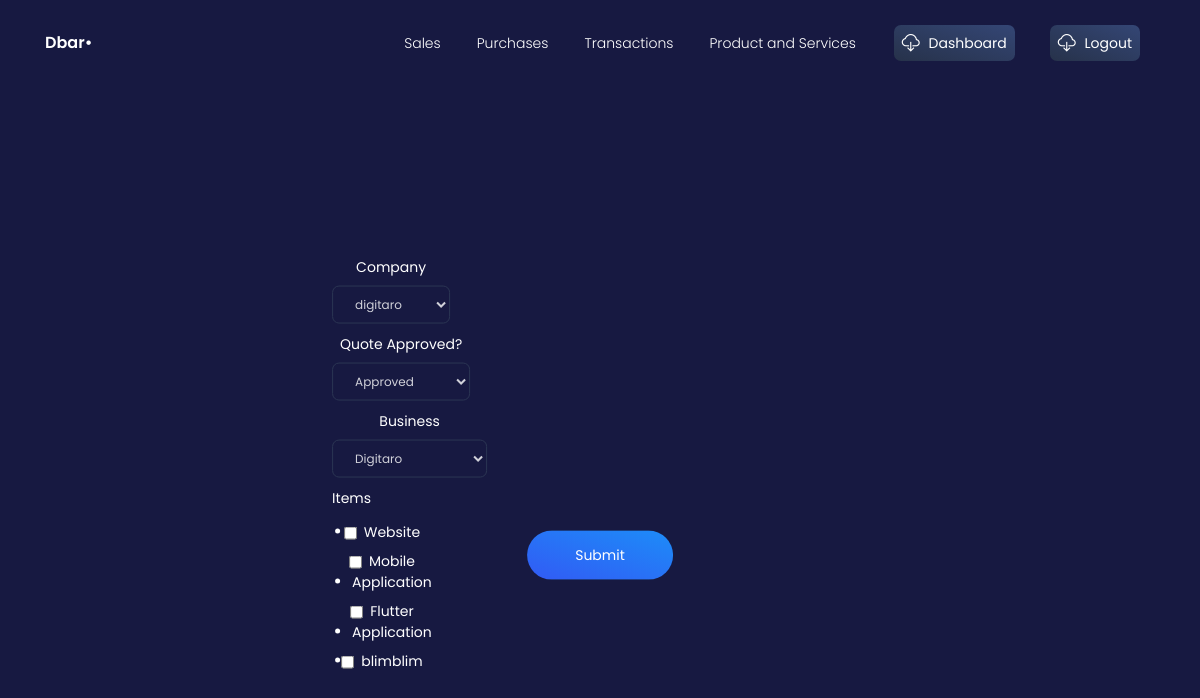
The app's page /update_sales/?id=4 (signed in), older data.
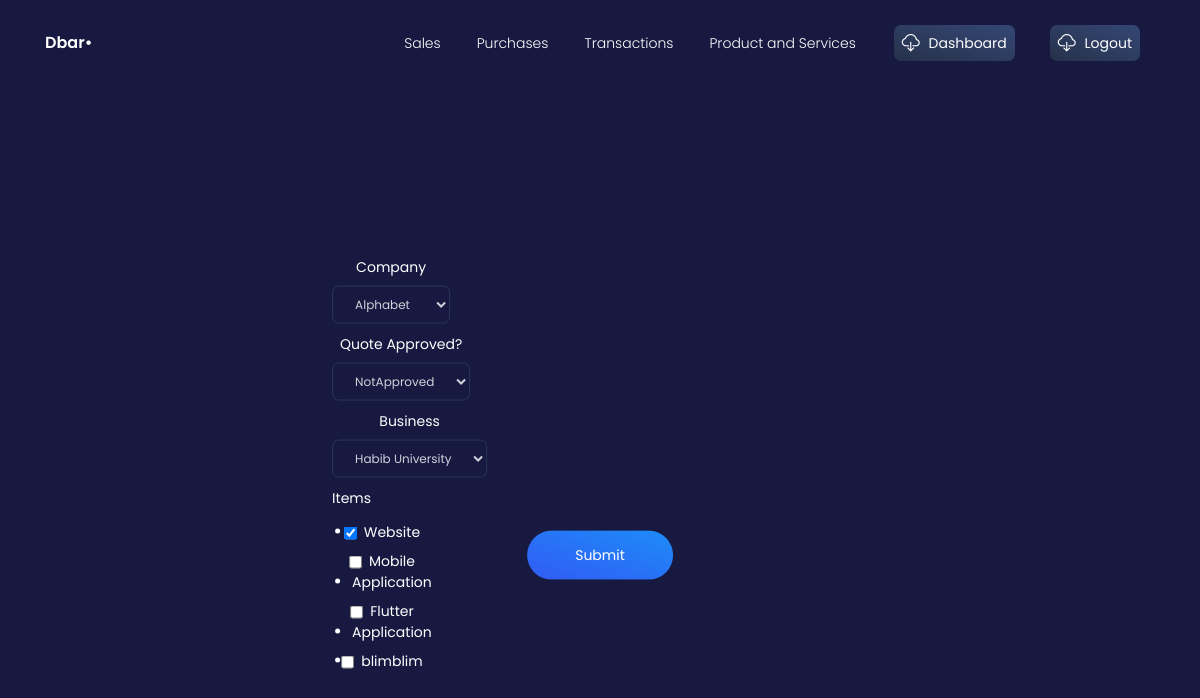
The same page, newer data.
### crm/models.py (models this page shows, shortened)
class Company(models.Model):
    companyID = models.AutoField(primary_key=True)
    companyName = models.CharField(max_length=64)
    companyEmail = models.EmailField(max_length=254)
    companyPhoneNumber = models.IntegerField()
    is_client = models.BooleanField(default=True)
    def __str__(self):
        return self.companyName

class Sales(models.Model):
    salesID = models.AutoField(primary_key=True)
    companyID = models.ForeignKey(Company, on_delete=models.CASCADE)
    businessID = models.ForeignKey(Business, on_delete=models.CASCADE)
    items = models.ManyToManyField(ProductsAndServices)
    STAT = (
        ('A', 'Approved'),
        ('NA', 'NotApproved')
    )
    status = models.CharField(max_length=2, choices=STAT)

class Business(models.Model):
    businessID = models.AutoField(primary_key=True)
    businessName = models.CharField(max_length=64)
    ORGANISATION_TYPE = (
        ('SP', 'SoleProprietor'),
        ('P', 'Partnership'),
        ('PL', 'PrivateLimited'),
        ('PBL', 'PublicLimited')
    )
    organisationType = models.CharField(
        max_length=3, choices=ORGANISATION_TYPE)
    businessType = models.CharField(max_length=64)
    CUREN = (
        ('PKR', 'Pakistani Ruppee'),
        ('USD', 'United States Dollar'),
        ('EUR', 'Euro'),
        ('AED', 'Dirham'),
        ('CAD', 'Canadian Dollar'),
        ('AUD', 'Australian Dollar')
    )
    currency = models.CharField(max_length=3, choices=CUREN)
    def __str__(self):
        return self.businessName

### crm/views.py (the view)
# urls.py: path('update_sales/', views.update_invoices, name='update_invoices' ),
@login_required
def update_invoices(request):
    context = {}
    id = request.GET.get('id','')
    obj = get_object_or_404(Sales, salesID=id)
    form = InvoiceForm(request.POST or None, instance=obj)
    if form.is_valid():
        form.save()
        return redirect("/update_sales/?id="+id)
    context["form"] = form
    return render(request, "update_invoices.html", context)

### crmapp/forms.py
class InvoiceForm(forms.ModelForm):  # add fields
    items = forms.ModelMultipleChoiceField(
        queryset = ProductsAndServices.objects.all(),
        widget = forms.CheckboxSelectMultiple
    )
    class Meta():
        model = Sales
        fields = ('salesID', 'companyID', 'businessID', 'items', 'status')

### crm/models.py (called while the page is built)
    def __str__(self):
        return self.psName

### templates/update_invoices.html (shortened to what this page needs)
{% load static %}
{% load static %}
{% load widget_tweaks %}
<!DOCTYPE html>
<html lang="en">
<head>
  <link href="https://use.fontawesome.com/releases/v5.0.6/css/all.css" rel="stylesheet">
    <link rel="stylesheet" href="https://maxcdn.bootstrapcdn.com/bootstrap/4.5.2/css/bootstrap.min.css">
  <link href="{% static './css/nucleo-icons.css' %}" rel="stylesheet" />
  <link href="{% static './css/blk-design-system.css' %}" rel="stylesheet" />
  <link href="{% static './demo/demo.css' %}" rel="stylesheet" />
</head>
<body class="login-page">
  <nav class="navbar navbar-expand-lg fixed-top navbar-transparent " color-on-scroll="100">
    <div class="container">
      <div class="navbar-translate">
        <a class="navbar-brand" href="#" target="">
          <span>Dbar•</span>
        </a>
      </div>
      <div class="collapse navbar-collapse justify-content-end" id="navigation">
        <ul class="navbar-nav">
        <li class="nav-item">
            <a class="nav-link" href="{% url 'invoices' %}">Sales</a>
          </li>
          <li class="nav-item">
            <a class="nav-link" href="{% url 'purchases' %}">Purchases</a>
          </li>
          <li class="nav-item">
            <a class="nav-link" href="{% url 'transaction' %}">Transactions</a>
          </li>
          <li class="nav-item">
            <a class="nav-link" href="{% url 'productandservice' %}">Product and Services</a>
          </li>
          <li class="nav-item">
            <a class="nav-link btn btn-default d-none d-lg-block" href="{% url 'dashboard' %}">
              <i class="tim-icons icon-cloud-download-93"></i> Dashboard
            </a>
          </li>
          <li class="nav-item">
            <a class="nav-link btn btn-default d-none d-lg-block" href="{% url 'logout' %}">
              <i class="tim-icons icon-cloud-download-93"></i> Logout
            </a>
          </li>
        </ul>
      </div>
    </div>
  </nav>
<div class="wrapper">
    <div class="page-header header-filter">
      <br /><br /><br /><br /><br /><br /><br /><br /><br /><br /><br /><br /><br /><br /><br /><br /><br /><br /><br /><br />
    <div class="wrapper">
      <div class="container">
        <div class="content-center brand">
          <form class="form" method="POST" novalidate>
            <div class="row">
              <div class="form-group">
                <label for="{{ form.companyID.id_for_label }}">Company</label>
                {% render_field form.companyID class="form-control" %}
              </div>
            </div>
            <div class="row">
              <div class="form-group">
                <label for="{{ form.status.id_for_label }}">Quote Approved?</label>
                {% render_field form.status class="form-control" %}
              </div>
            </div>
            <div class="row">
              <div class="form-group">
                <label for="{{ form.businessID.id_for_label }}">Business</label>
                {% render_field form.businessID class="form-control" %}
              </div>
            </div>
            <div class="row">
              <div class="form-group">
                    <label for="{{ form.items.id_for_label }}">Items</label>
                     {% render_field form.items class="form-check-input" type="checkbox" %}
              </div>
            </div>
            <input class="btn btn-info btn-round btn-lg" type="submit" value="Submit" />
          </form>
        </div>
      </div>
  </div>
    </div>
  </div>
</body>
</html>

Row changes from the older to the newer data that the page shows:
computed for Company: companyID "digitaro" → "Alphabet"
changed Sales: status "Approved" → "NotApproved"
computed for Business: businessID "Digitaro" → "Habib University"
Text that changed along with them:
form field items: "☐ ☐ ☐ ☐" → "☑ ☐ ☐ ☐"
